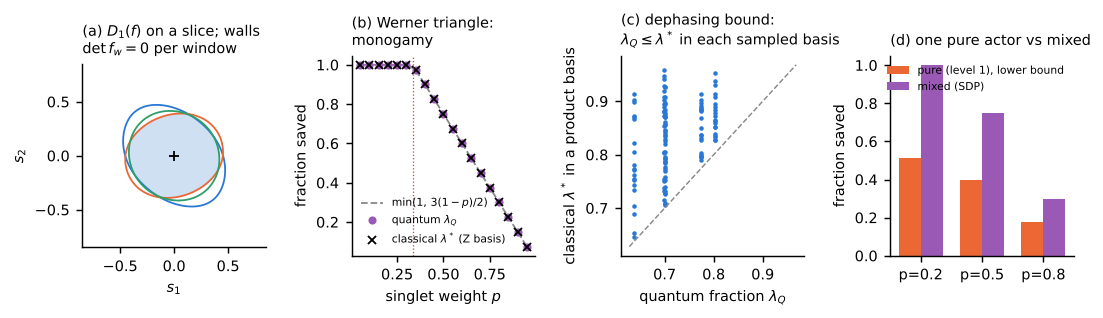

Write Python code to recreate this figure.
"""fig_qglue.py -- quantum graded gluing (note Section 11; data from engine/check_qglue.py -> qglue_results.json, plus a slice computed here).
(a) a two-dimensional real slice of the pure positivity domain D_1(f) for three random pairwise windows on three qubits: the domain (shaded)
is star-shaped about 0 and bounded by pieces of the determinantal walls det f_w = 0 (one colour per window), as Prop. 2.21 and Thm 3.18
say; (b) pairwise Werner windows: the quantum fraction against the singlet weight p, the formula min(1, 3(1-p)/2) and the Z-basis
classical lam*; (c) the dephasing bound: for random quantum families, the classical lam* of the tables in 20 random product bases against
the quantum fraction (all on or above the diagonal); (d) pure single-actor explanations against mixed ones for the Werner windows."""
import json, os, sys
import numpy as np
import matplotlib
matplotlib.use("Agg")
import matplotlib.pyplot as plt
HERE = os.path.dirname(os.path.abspath(__file__)); sys.path.insert(0, os.path.join(HERE, "..", "engine"))
from pce.qglue import f_eval
R = json.load(open(os.path.join(HERE, "qglue_results.json")))
plt.rcParams.update({"font.family": "DejaVu Sans", "font.size": 8, "axes.spines.top": False, "axes.spines.right": False})
fig, ax = plt.subplots(1, 4, figsize=(8.4, 2.5)); a, b, c, d = ax
rng = np.random.default_rng(5)
def rstate(dd, mix=0.3):
    G = rng.normal(size=(dd, dd)) + 1j * rng.normal(size=(dd, dd)); Rr = G @ G.conj().T; Rr /= np.trace(Rr).real; return (1 - mix) * Rr + mix * np.eye(dd) / dd
wins = [(k, rstate(4)) for k in ([0, 1], [1, 2], [0, 2])]
u1 = rng.normal(size=8) + 1j * rng.normal(size=8); u1 /= np.linalg.norm(u1); u2 = rng.normal(size=8) + 1j * rng.normal(size=8)
u2 -= np.vdot(u1, u2) * u1; u2 /= np.linalg.norm(u2)
g = np.linspace(-0.85, 0.85, 241); Xg, Yg = np.meshgrid(g, g); inside = np.ones_like(Xg, bool); mins = []
for k, rho in wins:
    M = np.zeros_like(Xg)
    for i in range(len(g)):
        for j in range(len(g)):
            x = Xg[i, j] * u1 + Yg[i, j] * u2; M[i, j] = np.linalg.eigvalsh(f_eval(rho, k, 3, x.reshape(8, 1, 1))).min()
    mins.append(M); inside &= M >= 0
a.contourf(Xg, Yg, inside.astype(float), levels=[0.5, 1.5], colors=["#cfe0f3"])
for M, col in zip(mins, ["#2a78d6", "#eb6834", "#2e9e6b"]): a.contour(Xg, Yg, M, levels=[0], colors=[col], linewidths=1)
a.plot(0, 0, "k+", ms=6); a.set_aspect("equal"); a.set_xlabel("$s_1$"); a.set_ylabel("$s_2$")
a.set_title("(a) $D_1(f)$ on a slice; walls\n$\\det f_w=0$ per window", loc="left", fontsize=8)
W = np.array(R["werner"]); b.plot(W[:, 0], W[:, 3], color="#888", lw=1, ls="--", label="$\\min(1,\\,3(1-p)/2)$")
b.plot(W[:, 0], W[:, 1], "o", color="#9b59b6", ms=3.5, label="quantum $\\lambda_Q$"); b.plot(W[:, 0], W[:, 2], "x", color="black", ms=4, label="classical $\\lambda^*$ (Z basis)")
b.axvline(1 / 3, color="#c8423b", lw=0.7, ls=":"); b.set_xlabel("singlet weight $p$"); b.set_ylabel("fraction saved"); b.legend(frameon=False, fontsize=6)
b.set_title("(b) Werner triangle:\nmonogamy", loc="left", fontsize=8)
Pp = np.array(R["dephasing_pairs"]); c.plot(Pp[:, 0], Pp[:, 1], ".", ms=3, color="#2a78d6"); lo, hi = Pp.min() - 0.01, Pp.max() + 0.01
c.plot([lo, hi], [lo, hi], color="#888", lw=0.8, ls="--"); c.set_xlabel("quantum fraction $\\lambda_Q$"); c.set_ylabel("classical $\\lambda^*$ in a product basis")
c.set_title("(c) dephasing bound:\n$\\lambda_Q\\leq\\lambda^*$ in each sampled basis", loc="left", fontsize=8)
PV = np.array(R["pure_vs_mixed"]); xs = np.arange(len(PV)); d.bar(xs - 0.18, PV[:, 1], 0.36, color="#eb6834", label="pure (level 1), lower bound")
d.bar(xs + 0.18, PV[:, 2], 0.36, color="#9b59b6", label="mixed (SDP)"); d.set_xticks(xs); d.set_xticklabels([f"p={v:g}" for v in PV[:, 0]])
d.set_ylabel("fraction saved"); d.legend(frameon=False, fontsize=6); d.set_title("(d) one pure actor vs mixed", loc="left", fontsize=8)
fig.tight_layout(); fig.savefig(os.path.join(HERE, "fig_qglue.pdf"), bbox_inches="tight"); fig.savefig(os.path.join(HERE, "fig_qglue.png"), dpi=130, bbox_inches="tight")
print("ok")
